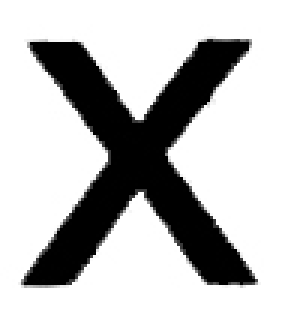
%> input picture files/x_template.jpg, 94 x 108 px (shown 3 times larger)
$ octave --eval "build_template('utilities/IMG_1718.jpg');"   (GNU Octave 9; MATLAB toolbox functions it lacks are replaced by stand-ins)
%> lines starting %> are read from the running program, lines starting %| are printed output that depends on the picture
function build_template(fileName)
%> called with fileName = 'utilities/IMG_1718.jpg'
    close all;
    smallSubImage = imread('files/x_template.jpg');
%> smallSubImage is the input picture: size 108x94x3 uint8; min 0, max 255, mean 188.2
    imshow(smallSubImage);

    fontSize = 16;

    % get image
    rgbImage = imread(fullfile('files',fileName));
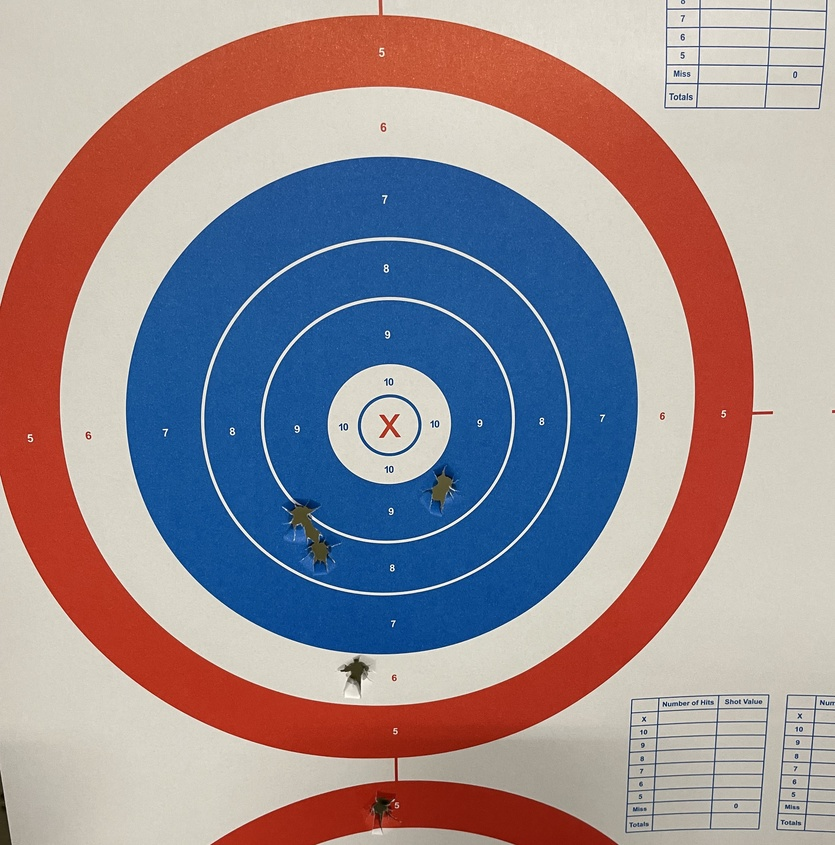
%> input picture utilities/IMG_1718.jpg, 835 x 845 px, shrunk from 3024 x 3060 before the run
%> rgbImage is the input picture: size 845x835x3 uint8; mean R, G, B 153.3, 140.5, 146.7
    [rows, columns, ~] = size(rgbImage);
%> rows = 845; columns = 835
    % Display the original color image.
    subplot(2, 2, 1);
    imshow(rgbImage, []);
    axis on;
    caption = sprintf('Original Color Image, %d rows by %d columns.', rows, columns);
    title(caption, 'FontSize', fontSize);
    % Enlarge figure to full screen.
    set(gcf, 'units','normalized','outerposition',[0, 0, 1, 1]);

    % show the template
    subplot(2, 2, 2);
    [rows, columns, ~] = size(smallSubImage);
%> rows = 108; columns = 94
    imshow(smallSubImage, []);
    axis on;
    caption = sprintf('Template Image to Search For, %d rows by %d columns.', rows, columns);
    title(caption, 'FontSize', fontSize);

    % now get the template
    channelToCorrelate = 1;  % Use the red channel.
    correlationOutput = normxcorr2(smallSubImage(:,:,1), rgbImage(:,:, channelToCorrelate));
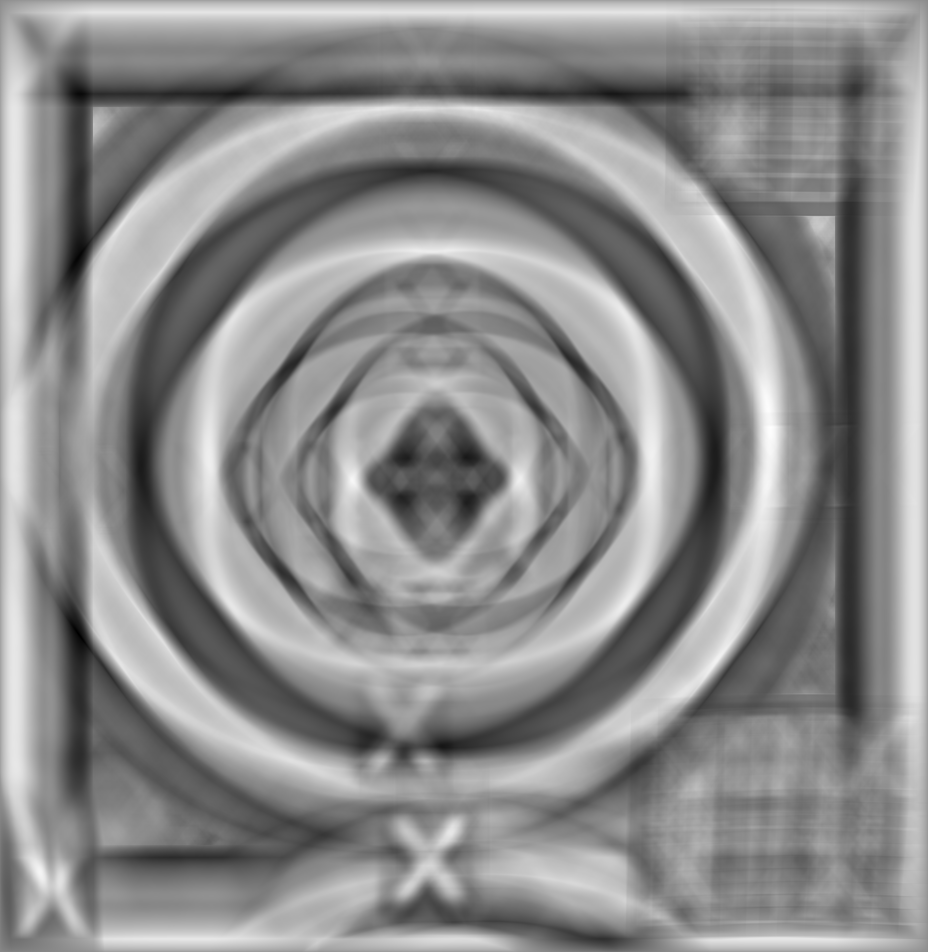
%> correlationOutput: size 952x928 double; min -0.34, max 0.286, mean 0.0055; drawn with min black and max white
    subplot(2, 2, 3);
    imshow(correlationOutput, []);
    axis on;
    % Get the dimensions of the image.  numberOfColorBands should be = 1.
    [rows, columns, ~] = size(correlationOutput);
%> rows = 952; columns = 928
    caption = sprintf('Normalized Cross Correlation Output, %d rows by %d columns.', rows, columns);
    title(caption, 'FontSize', fontSize);

    % Find out where the normalized cross correlation image is brightest.
    [~, maxIndex] = max(abs(correlationOutput(:)));
%> maxIndex = 75844
    [yPeak, xPeak] = ind2sub(size(correlationOutput),maxIndex(1));
%> yPeak = 636; xPeak = 80
    % Because cross correlation increases the size of the image,
    % we need to shift back to find out where it would be in the original image.
    corr_offset = [(xPeak-size(smallSubImage,2)) (yPeak-size(smallSubImage,1))];
%> corr_offset = [-14 528]

    % Plot it over the original image.
    subplot(2, 2, 4); % Re-display image in lower right.
    imshow(rgbImage,[]);
    axis on; % Show tick marks giving pixels
    hold on; % Don't allow rectangle to blow away image.
    % Calculate the rectangle for the template box.  Rect = [xLeft, yTop, widthInColumns, heightInRows]
    boxRect = [corr_offset(1) corr_offset(2) 100, 100];
%> boxRect = [-14 528 100 100]
    % Plot the box over the image.
    rectangle('position', boxRect, 'edgecolor', 'g', 'linewidth',2);
    % Give a caption above the image.
    title('Template Image Found in Original Image', 'FontSize', fontSize);
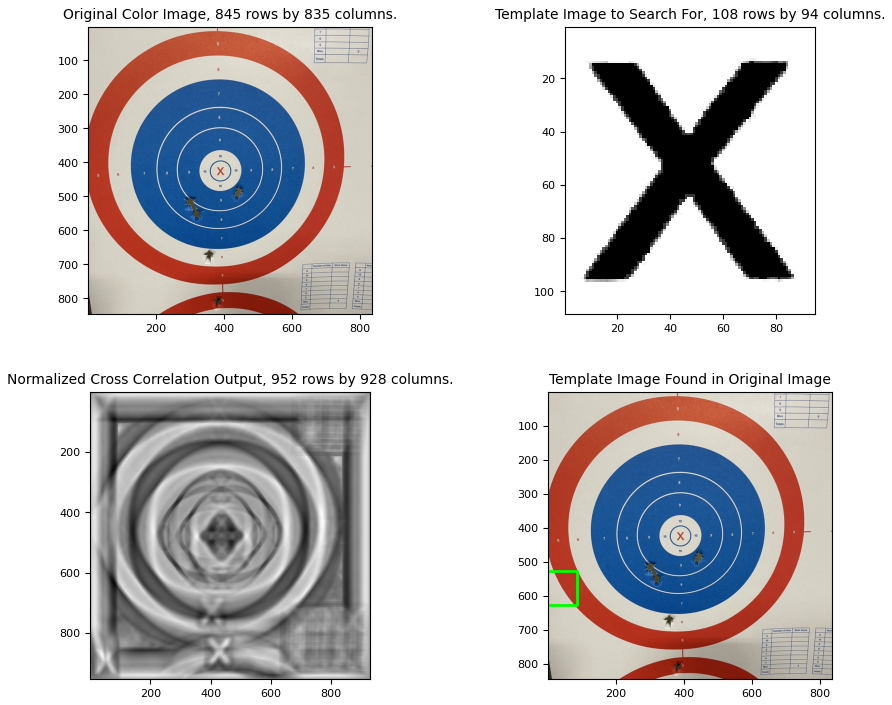
%> figure redrawn from the program's plot data, 4 panels
    saveas(gcf,fullfile('out',fileName));
    sgtitle(fileName);
end
